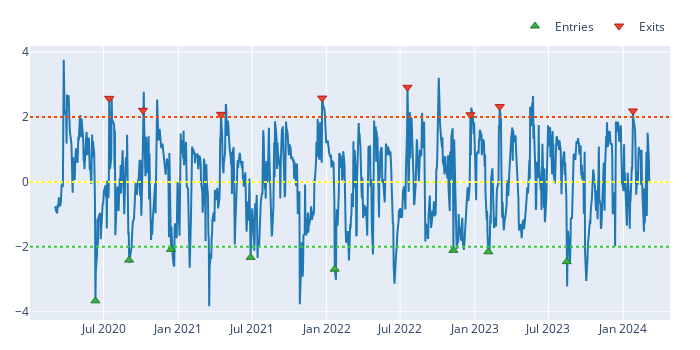

Notebook cell for this chart:
### Code cell
# Visualize long entries and exists
fig = zscore.vbt.plot()
clean_long_entries.vbt.signals.plot_as_entries(zscore, fig=fig)
clean_long_exits.vbt.signals.plot_as_exits(zscore, fig=fig)
fig.add_hline(y=long_exit, line_color="orangered", line_dash="dot")
fig.add_hline(y=0, line_color="yellow", line_dash="dot")
fig.add_hline(y=long_entry, line_color="limegreen", line_dash="dot")
fig.show()

### Figure 1 — Plotly figure (JSON) as saved in the notebook; plotly's stock layout.template omitted (floating-point values rounded to 4 significant figures; data arrays with more than 128 entries replaced by an {"elided": "..."} marker saying what was removed)
{"data": [{"showlegend": false, "type": "scatter", "uid": "457c8b47-18e7-40bf-9e75-c275be6640d8", "x": {"elided": "1050 str values"}, "y": {"elided": "1050 float values"}}, {"marker": {"color": "#37B13F", "line": {"color": "rgb(38,123,44)", "width": 1}, "size": 8, "symbol": "triangle-up"}, "mode": "markers", "name": "Entries", "showlegend": true, "type": "scatter", "uid": "d0deee7f-f654-4a5a-971e-7e0e1f81c47b", "x": ["2020-06-11T00:00:00-04:00", "2020-09-02T00:00:00-04:00", "2020-12-14T00:00:00-05:00", "2021-06-28T00:00:00-04:00", "2022-01-21T00:00:00-05:00", "2022-11-09T00:00:00-05:00", "2023-02-03T00:00:00-05:00", "2023-08-15T00:00:00-04:00"], "y": [-3.664, -2.408, -2.079, -2.325, -2.688, -2.109, -2.154, -2.456]}, {"marker": {"color": "#EA4335", "line": {"color": "rgb(181,31,18)", "width": 1}, "size": 8, "symbol": "triangle-down"}, "mode": "markers", "name": "Exits", "showlegend": true, "type": "scatter", "uid": "15d10c9f-3c9f-4777-adb7-fadc413a0db6", "x": ["2020-07-15T00:00:00-04:00", "2020-10-06T00:00:00-04:00", "2021-04-16T00:00:00-04:00", "2021-12-21T00:00:00-05:00", "2022-07-19T00:00:00-04:00", "2022-12-21T00:00:00-05:00", "2023-03-03T00:00:00-05:00", "2024-01-25T00:00:00-05:00"], "y": [2.571, 2.203, 2.08, 2.58, 2.913, 2.066, 2.319, 2.184]}], "layout": {"height": 350, "legend": {"orientation": "h", "traceorder": "normal", "x": 1, "xanchor": "right", "y": 1.02, "yanchor": "bottom"}, "margin": {"b": 30, "l": 30, "r": 30, "t": 30}, "shapes": [{"line": {"color": "orangered", "dash": "dot"}, "type": "line", "x0": 0, "x1": 1, "xref": "x domain", "y0": 2, "y1": 2, "yref": "y"}, {"line": {"color": "yellow", "dash": "dot"}, "type": "line", "x0": 0, "x1": 1, "xref": "x domain", "y0": 0, "y1": 0, "yref": "y"}, {"line": {"color": "limegreen", "dash": "dot"}, "type": "line", "x0": 0, "x1": 1, "xref": "x domain", "y0": -2, "y1": -2, "yref": "y"}], "width": 700}}
